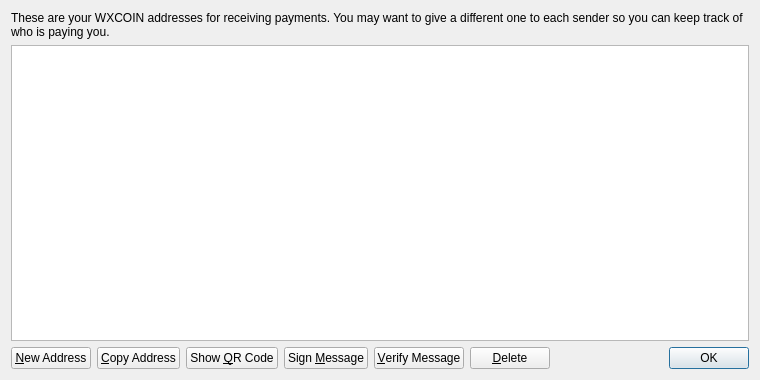
<?xml version="1.0" encoding="UTF-8"?>
<ui version="4.0">
 <class>AddressBookPage</class>
 <widget class="QWidget" name="AddressBookPage">
  <property name="geometry">
   <rect>
    <x>0</x>
    <y>0</y>
    <width>760</width>
    <height>380</height>
   </rect>
  </property>
  <property name="windowTitle">
   <string>Address Book</string>
  </property>
  <layout class="QVBoxLayout" name="verticalLayout">
   <item>
    <widget class="QLabel" name="labelExplanation">
     <property name="text">
      <string>These are your WXCOIN addresses for receiving payments. You may want to give a different one to each sender so you can keep track of who is paying you.</string>
     </property>
     <property name="textFormat">
      <enum>Qt::PlainText</enum>
     </property>
     <property name="wordWrap">
      <bool>true</bool>
     </property>
    </widget>
   </item>
   <item>
    <widget class="QTableView" name="tableView">
     <property name="contextMenuPolicy">
      <enum>Qt::CustomContextMenu</enum>
     </property>
     <property name="toolTip">
      <string>Double-click to edit address or label</string>
     </property>
     <property name="tabKeyNavigation">
      <bool>false</bool>
     </property>
     <property name="alternatingRowColors">
      <bool>true</bool>
     </property>
     <property name="selectionMode">
      <enum>QAbstractItemView::SingleSelection</enum>
     </property>
     <property name="selectionBehavior">
      <enum>QAbstractItemView::SelectRows</enum>
     </property>
     <property name="sortingEnabled">
      <bool>true</bool>
     </property>
     <attribute name="verticalHeaderVisible">
      <bool>false</bool>
     </attribute>
    </widget>
   </item>
   <item>
    <layout class="QHBoxLayout" name="horizontalLayout">
     <item>
      <widget class="QPushButton" name="newAddressButton">
       <property name="toolTip">
        <string>Create a new address</string>
       </property>
       <property name="text">
        <string>&amp;New Address</string>
       </property>
       <property name="icon">
        <iconset resource="../bitcoin.qrc">
         <normaloff>:/icons/add</normaloff>:/icons/add</iconset>
       </property>
      </widget>
     </item>
     <item>
      <widget class="QPushButton" name="copyToClipboard">
       <property name="toolTip">
        <string>Copy the currently selected address to the system clipboard</string>
       </property>
       <property name="text">
        <string>&amp;Copy Address</string>
       </property>
       <property name="icon">
        <iconset resource="../bitcoin.qrc">
         <normaloff>:/icons/editcopy</normaloff>:/icons/editcopy</iconset>
       </property>
      </widget>
     </item>
     <item>
      <widget class="QPushButton" name="showQRCode">
       <property name="text">
        <string>Show &amp;QR Code</string>
       </property>
       <property name="icon">
        <iconset resource="../bitcoin.qrc">
         <normaloff>:/icons/qrcode</normaloff>:/icons/qrcode</iconset>
       </property>
      </widget>
     </item>
     <item>
      <widget class="QPushButton" name="signMessage">
       <property name="toolTip">
        <string>Sign a message to prove you own a WXCOIN address</string>
       </property>
       <property name="text">
        <string>Sign &amp;Message</string>
       </property>
       <property name="icon">
        <iconset resource="../bitcoin.qrc">
         <normaloff>:/icons/edit</normaloff>:/icons/edit</iconset>
       </property>
      </widget>
     </item>
     <item>
      <widget class="QPushButton" name="verifyMessage">
       <property name="toolTip">
        <string>Verify a message to ensure it was signed with a specified WXCOIN address</string>
       </property>
       <property name="text">
        <string>&amp;Verify Message</string>
       </property>
       <property name="icon">
        <iconset resource="../bitcoin.qrc">
         <normaloff>:/icons/transaction_0</normaloff>:/icons/transaction_0</iconset>
       </property>
      </widget>
     </item>
     <item>
      <widget class="QPushButton" name="deleteButton">
       <property name="toolTip">
        <string>Delete the currently selected address from the list</string>
       </property>
       <property name="text">
        <string>&amp;Delete</string>
       </property>
       <property name="icon">
        <iconset resource="../bitcoin.qrc">
         <normaloff>:/icons/remove</normaloff>:/icons/remove</iconset>
       </property>
      </widget>
     </item>
     <item>
      <spacer name="horizontalSpacer">
       <property name="orientation">
        <enum>Qt::Horizontal</enum>
       </property>
       <property name="sizeHint" stdset="0">
        <size>
         <width>40</width>
         <height>20</height>
        </size>
       </property>
      </spacer>
     </item>
     <item>
      <widget class="QDialogButtonBox" name="buttonBox">
       <property name="sizePolicy">
        <sizepolicy hsizetype="Maximum" vsizetype="Fixed">
         <horstretch>0</horstretch>
         <verstretch>0</verstretch>
        </sizepolicy>
       </property>
       <property name="standardButtons">
        <set>QDialogButtonBox::Ok</set>
       </property>
      </widget>
     </item>
    </layout>
   </item>
  </layout>
 </widget>
 <resources>
  <include location="../bitcoin.qrc"/>
 </resources>
 <connections/>
</ui>
